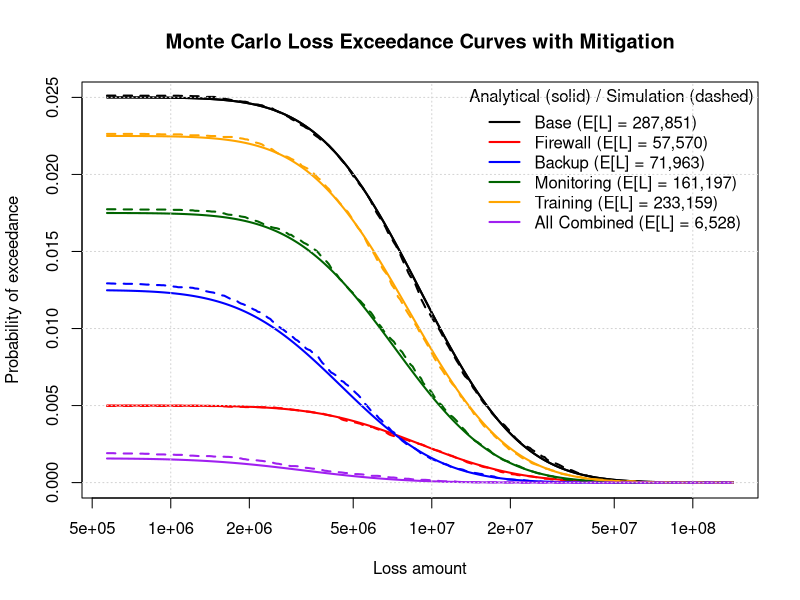

The R script that drew this image:
set.seed(123)  # reproducibility

# --- Input parameters ---
# Input: Lower and upper 90% estimates (5th and 95th percentiles)
lower <- 2850000     
upper <- 28500000
prob_event <- 0.025  # probability of occurrence
n_sim <- 100000    # number of Monte Carlo iterations

# --- Lognormal parameters ---
p_low <- 0.05
p_high <- 0.95
z_width <- qnorm(p_high) - qnorm(p_low)

mu_base <- (log(lower) + log(upper)) / 2
sigma_base <- (log(upper) - log(lower)) / z_width

# --- Define mitigants ---
mitigants <- data.frame(
  Name = c("Firewall", "Backup", "Monitoring", "Training"),
  Reduction = c(0.80, 0.50, 0.30, 0.10),
  SeverityReduction = c(0.00, 0.50, 0.20, 0.10)
)

# --- Define scenarios (Base + mitigants + All Combined) ---
scenarios <- data.frame(
  Scenario = c("Base", mitigants$Name, "All Combined"),
  Prob = NA,
  SeverityScale = NA
)

scenarios$Prob[1] <- prob_event
scenarios$SeverityScale[1] <- 1

for (i in 1:nrow(mitigants)) {
  scenarios$Prob[i + 1] <- prob_event * (1 - mitigants$Reduction[i])
  scenarios$SeverityScale[i + 1] <- 1 - mitigants$SeverityReduction[i]
}

scenarios$Prob[nrow(scenarios)] <- prob_event * prod(1 - mitigants$Reduction)
scenarios$SeverityScale[nrow(scenarios)] <- prod(1 - mitigants$SeverityReduction)

print(scenarios)

# --- Analytical exceedance curve setup ---
loss_values <- exp(seq(log(lower/5), log(upper*5), length.out = 300))
analytical_curves <- list()
expected_losses <- numeric(nrow(scenarios))

# --- Monte Carlo storage ---
sim_results <- list()

for (i in seq_len(nrow(scenarios))) {
  mu <- log(scenarios$SeverityScale[i]) + mu_base
  sigma <- sigma_base
  prob <- scenarios$Prob[i]
  
  # Analytical exceedance (for comparison)
  analytical_curves[[i]] <- prob * (1 - pnorm((log(loss_values) - mu) / sigma))
  expected_losses[i] <- prob * exp(mu + 0.5 * sigma^2)
  
  # Monte Carlo simulation
  event_occurs <- rbinom(n_sim, size = 1, prob = prob)
  severity <- rlnorm(n_sim, meanlog = mu, sdlog = sigma)
  total_loss <- event_occurs * severity
  
  sim_results[[i]] <- total_loss
}

# --- Compute empirical exceedance curves from simulation ---
empirical_curves <- lapply(sim_results, function(losses) {
  sapply(loss_values, function(L) mean(losses > L))
})

# --- Plot results ---
plot(loss_values, analytical_curves[[1]], type = "l", log = "x",
     lwd = 2, col = "black",
     xlab = "Loss amount", ylab = "Probability of exceedance",
     main = "Monte Carlo Loss Exceedance Curves with Mitigation")

cols <- c("black", "red", "blue", "darkgreen", "orange", "purple")
for (i in seq_len(nrow(scenarios))) {
  lines(loss_values, analytical_curves[[i]], col = cols[i], lwd = 2, lty = 1)
  lines(loss_values, empirical_curves[[i]], col = cols[i], lwd = 2, lty = 2)
}

legend("topright", legend = paste0(
  scenarios$Scenario, " (E[L] = ",
  formatC(expected_losses, format = "f", digits = 0, big.mark = ","), ")"
),
col = cols[1:nrow(scenarios)], lwd = 2, lty = 1, bty = "n", title = "Analytical (solid) / Simulation (dashed)")

grid()
